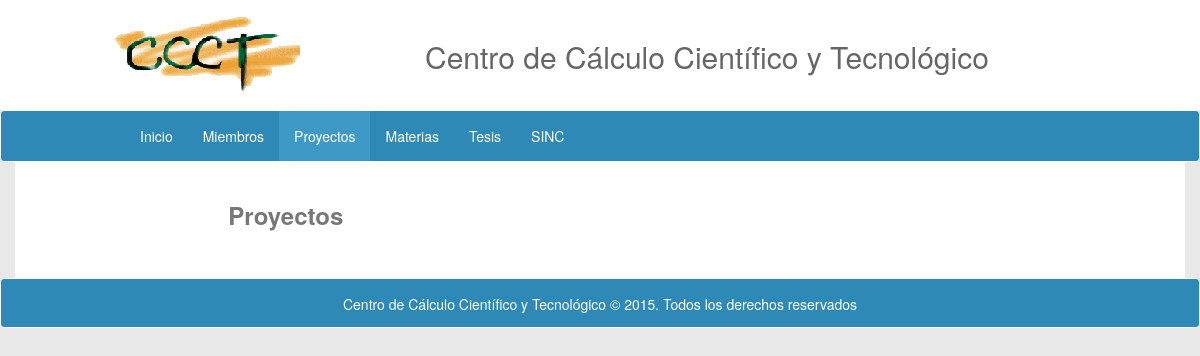
Page /project/ on the earlier database version.
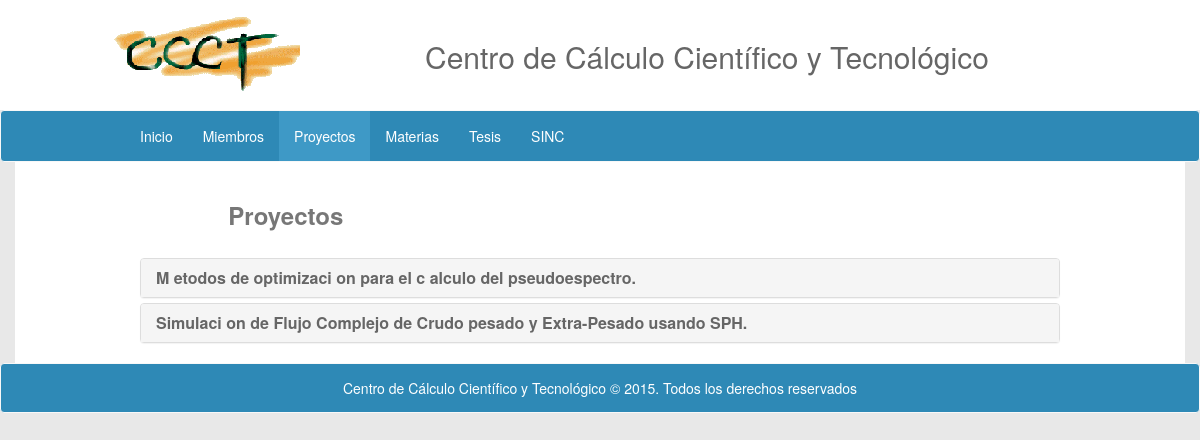
Same page on the later database version.
### webpage/models.py (models this page shows, shortened)
class Project(models.Model):
	title = models.CharField(max_length = 1000)
	responsible = models.ForeignKey(Member)
	rtype = models.IntegerField(default = 0)
	funded = models.CharField(max_length = 100)
	abstract = models.CharField(max_length = 5000)

### webpage/views.py (the view)
# urls.py: url(r'^project/$', views.project, name='project'),
def project(request):
	context = {'projects': Project.objects.all()}
	return render(request, 'webpage/project.html', context)

### webpage/templates/webpage/project.html (shortened to what this page needs)
{% extends "webpage/base.html" %}
{% block projectActive%} active {% endblock %}
{% block body%}
<div class="container backwhite bottom-offset">
  <br>
	<div class="col-md-10 col-md-offset-1">
		<h3 class="title"><b>Proyectos</b></h3><br>
		<div class="panel-group" id="accordion">
			{% for p in projects %}
			<div class="panel panel-default">
				<div id="p{{p.id}}" class="panel-heading">
					<h4 id="pp{{p.id}}" class="panel-title content">
						<a data-toggle="collapse" data-parent="#accordion" href="#project{{p.id}}"> <b>{{p.title}}</b></a>
					</h4>
				</div>
			</div>
			{% endfor %}
		</div>
	</div>
</div>
{% endblock %}

Differences in the rows shown:
added Project: title "M\u0013etodos de optimizaci\u0013on para el c\u0013alculo del pseudoespectro."
added Project: title "Simulaci\u0013on de Flujo Complejo de Crudo pesado y Extra-Pesado usando SPH."
